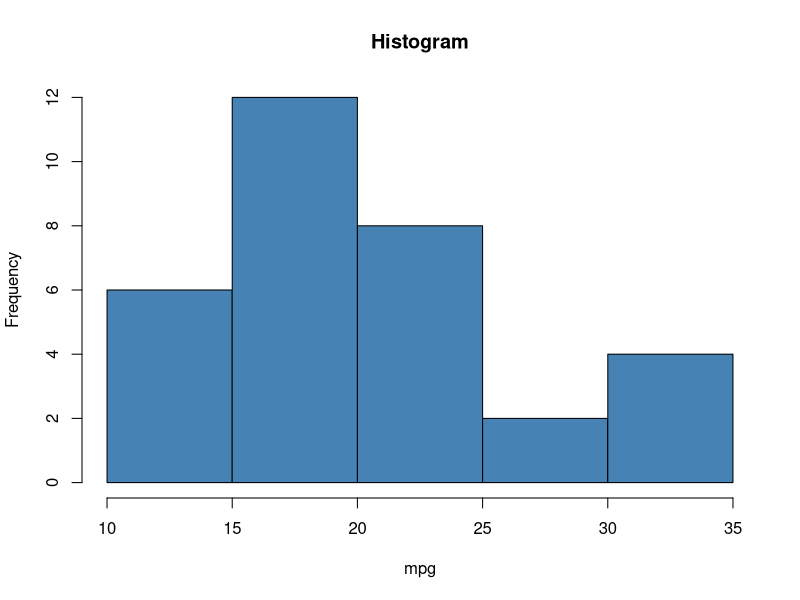
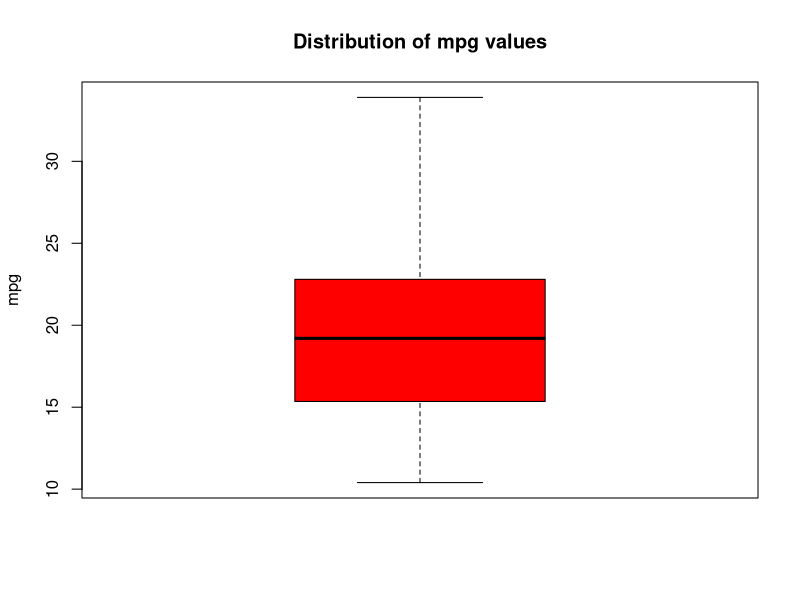
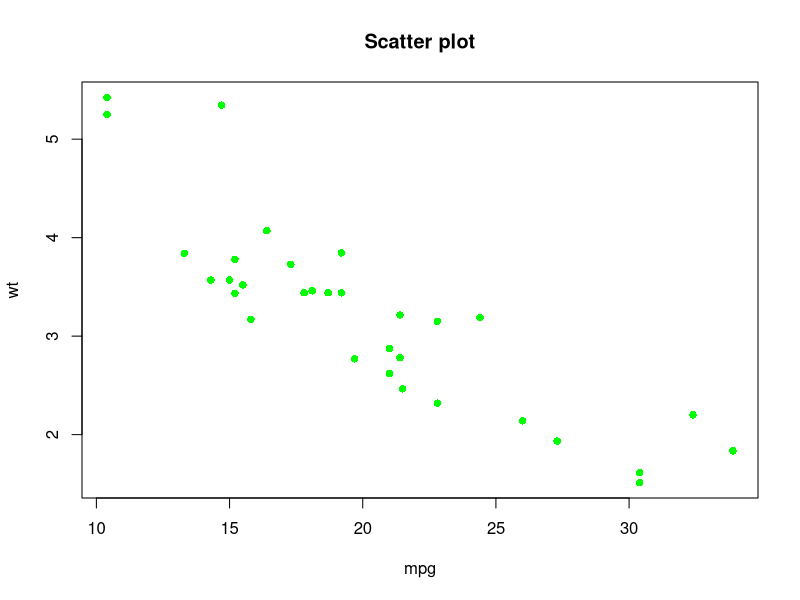

Source code (R) for these figures, in order:
data(mtcars)
head(mtcars)

summary(mtcars)

dim(mtcars)

names(mtcars)
hist(mtcars$mpg,
     col='steelblue',
     main='Histogram',
     xlab = 'mpg',
     ylab = 'Frequency')
boxplot(mtcars$mpg,
        main = 'Distribution of mpg values',
        ylab = 'mpg',
        col='red',
        border = 'black')
plot(mtcars$mpg, mtcars$wt,
     main = 'Scatter plot',
     col = 'green',
     xlab = 'mpg',
     ylab = 'wt',
     pch = 16)

